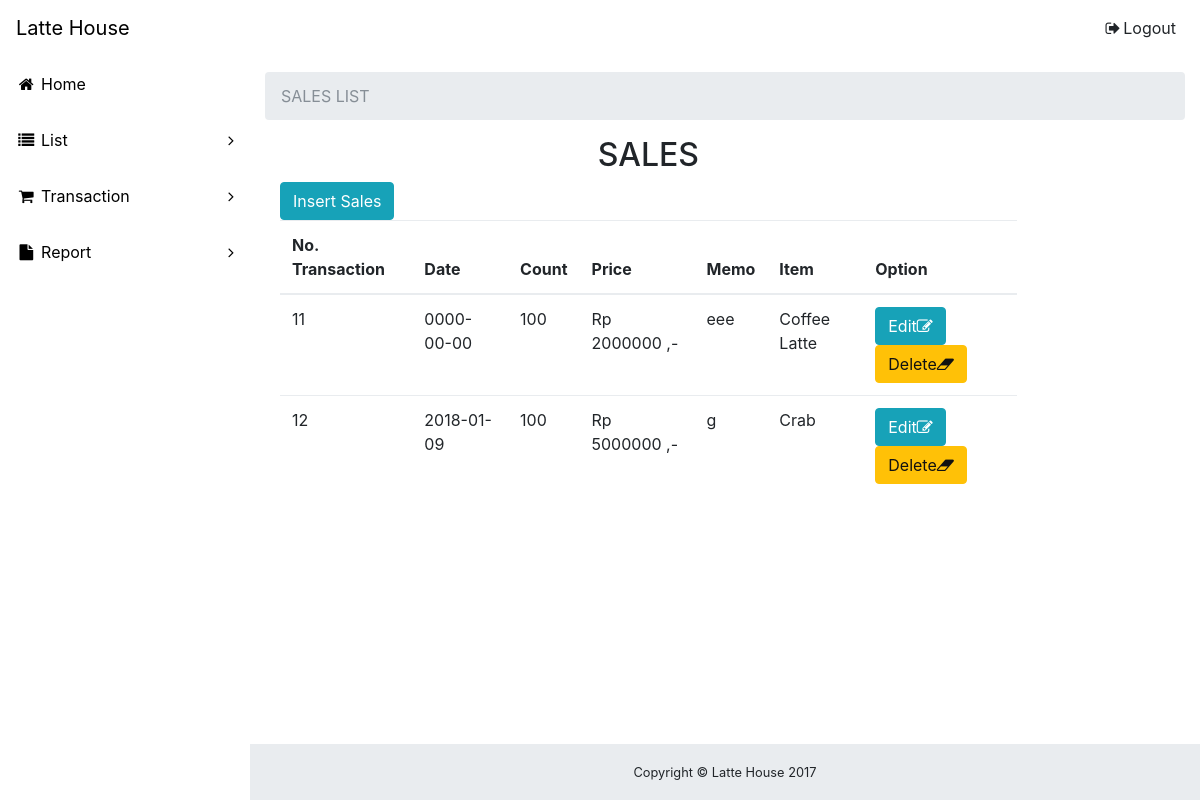
Page /sale.php on the committed database.
### tables this page shows
CREATE TABLE `penjualan` (
  `No_Transaksi` int(11) NOT NULL,
  `Tanggal` date NOT NULL,
  `Jumlah` int(18) NOT NULL,
  `Harga` int(20) NOT NULL,
  `Keterangan` varchar(255) NOT NULL,
  `Nama_Barang` varchar(255) NOT NULL,
  `Nama_Customer` varchar(200) NOT NULL,
  `Nama_Employee` varchar(200) NOT NULL,
  `debit` varchar(20) NOT NULL,
  `kredit` varchar(20) NOT NULL
);

### sale.php (the view, shortened to what this page needs)
<?php
include "connect.php";
?>
<!DOCTYPE html>
<html lang="en">
<head>
  <link href="vendor/bootstrap/css/bootstrap.min.css" rel="stylesheet">
  <link href="vendor/font-awesome/css/font-awesome.min.css" rel="stylesheet" type="text/css">
  <link href="vendor/datatables/dataTables.bootstrap4.css" rel="stylesheet">
  <link href="css/sb-admin.css" rel="stylesheet">
</head>
<body class="fixed-nav sticky-footer bg-white" id="page-top">
  <nav class="navbar navbar-expand-lg navbar-white bg-white fixed-top" id="mainNav">
    <a class="navbar-brand" href="index.php">Latte House</a>
    <div class="collapse navbar-collapse" id="navbarResponsive">
      <ul class="navbar-nav navbar-sidenav" id="exampleAccordion">
        <li class="nav-item" data-toggle="tooltip" data-placement="right" title="Dashboard">
          <a class="nav-link" href="index.php">
            <i class="fa fa-fw fa-home"></i>
            <span class="nav-link-text">Home</span>
          </a>
        </li>
        <li class="nav-item" data-toggle="tooltip" data-placement="right" title="Components">
          <a class="nav-link nav-link-collapse collapsed" data-toggle="collapse" href="#collapseComponents" data-parent="#exampleAccordion">
            <i class="fa fa-fw fa-list"></i>
            <span class="nav-link-text">List</span>
          </a>
        </li>
        <li class="nav-item" data-toggle="tooltip" data-placement="right" title="Example Pages">
          <a class="nav-link nav-link-collapse collapsed" data-toggle="collapse" href="#collapseExamplePages" data-parent="#exampleAccordion">
            <i class="fa fa-fw fa-shopping-cart"></i>
            <span class="nav-link-text">Transaction</span>
          </a>
        </li>
        <li class="nav-item" data-toggle="tooltip" data-placement="right" title="Menu Levels">
          <a class="nav-link nav-link-collapse collapsed" data-toggle="collapse" href="#collapseMulti" data-parent="#exampleAccordion">
            <i class="fa fa-fw fa-file"></i>
            <span class="nav-link-text">Report</span>
          </a>
        </li>
      </ul>
      <ul class="navbar-nav ml-auto">
        <li class="nav-item">
          <a class="nav-link" data-toggle="modal" data-target="#exampleModal">
            <i class="fa fa-fw fa-sign-out"></i>Logout</a>
        </li>
      </ul>
    </div>
  </nav>
  <div class="content-wrapper">
    <div class="container-fluid">
      <ol class="breadcrumb">
        <li class="breadcrumb-item active">SALES LIST</li>
      </ol>
<div class="col-md-10">
		<div class="panel panel-info">
			<div class="panel-heading"><center><h2>SALES</h2></center>
        <a href="sale_input.php?aksi=input" class="btn btn-shadow btn-info" >Insert Sales</i>
                                        </a>
                                        <table class="table users-table table-condensed table-hover" >
                                            <thead>
                                                <tr>
                                                    <th  class="visible-lg">No. Transaction</th>
                                                    <th class="visible-lg">Date</th>
                                                    <th class="visible-lg">Count</th>
                                                    <th class="visible-lg">Price</th>
                                                    <th class="visible-lg">Memo</th>
                                                    <th class="visible-lg">Item </th>
                                                    <th class="visible-lg">Option</th>
                                                </tr>
                                            </thead>
                                            <tbody>
                                                <?php
                                                $query = mysqli_query($connect, "SELECT * FROM penjualan");
                                                while ($row = mysqli_fetch_array($query)) {
                                                    ?>
                                                        <tr>
                                                            <td class="visible-lg"><?php echo $row['No_Transaksi']; ?></td>
                                                            <td class="visible-lg"><?php echo $row['Tanggal']; ?></td>
                                                            <td class="visible-lg"><?php echo $row['Jumlah']; ?></td>
                                                            <td class="visible-lg"><?php echo "Rp ".$row['Harga']. "  ,-"; ?></td>
                                                            <td class="visible-lg"><?php echo $row['Keterangan']; ?></td>
                                                            <td class="visible-lg"><?php echo $row['Nama_Barang']; ?></td>
                                                            <td>
                                                               <a href="sale_input.php?aksi=edit&id=<?php echo $row['No_Transaksi']; ?>" class="btn btn-info">Edit<i class="fa fa-edit"></i></a>
                                                                <a href="saleDel.php?id=<?php echo $row['No_Transaksi']; ?>&nama=<?php echo $row['Nama_Barang'];?>" class="btn btn-warning">Delete<i class="fa fa-eraser"></i></a>
                                                            </td>
                                               </tr>
                                                        <?php
                                                    }
                                                    ?>
													</table>
          </div>
        </div>
      </div>
    </div>
    <footer class="sticky-footer">
      <div class="container">
        <div class="text-center">
          <small>Copyright © Latte House 2017</small>
        </div>
      </div>
    </footer>
  </div>
</body>
</html>
</body>
</html>

### css/sb-admin.css (style rules this page uses)
html { position: relative; min-height: 100%; }
body { overflow-x: hidden; }
body.sticky-footer { margin-bottom: 56px; }
body.sticky-footer .content-wrapper { min-height: calc(100vh - 56px - 56px); }
body.fixed-nav { padding-top: 56px; }
.content-wrapper { min-height: calc(100vh - 56px); padding-top: 1rem; }
#mainNav .navbar-collapse { overflow: auto; max-height: 75vh; }
#mainNav .navbar-collapse .navbar-nav .nav-item .nav-link { cursor: pointer; }
#mainNav .navbar-collapse .navbar-sidenav .nav-link-collapse:after { float: right; content: '\f107'; font-family: 'FontAwesome'; }
#mainNav .navbar-collapse .navbar-sidenav .nav-link-collapse.collapsed:after { content: '\f105'; }
@media (min-width: 992px) { #mainNav .navbar-brand { width: 250px; } }
@media (min-width: 992px) { #mainNav .navbar-collapse { overflow: visible; max-height: none; } }
@media (min-width: 992px) { #mainNav .navbar-collapse .navbar-sidenav { position: absolute; top: 0; left: 0; overflow-x: hidden; overflow-y: auto; -webkit-flex-direction: column; -ms-flex-direction: column; flex-direction: column; margin-top: 56px; } }
@media (min-width: 992px) { #mainNav .navbar-collapse .navbar-sidenav > .nav-item { width: 250px; padding: 0; } }
@media (min-width: 992px) { #mainNav .navbar-collapse .navbar-sidenav > .nav-item > .nav-link { padding: 1em; } }
@media (min-width: 992px) { #mainNav.fixed-top .navbar-sidenav { height: calc(100vh - 112px); } }
.content-wrapper { overflow-x: hidden; background: white; }
@media (min-width: 992px) { .content-wrapper { margin-left: 250px; } }
footer.sticky-footer { position: absolute; right: 0; bottom: 0; width: 100%; height: 56px; background-color: #e9ecef; line-height: 55px; }
@media (min-width: 992px) { footer.sticky-footer { width: calc(100% - 250px); } }

### rows in the picture
penjualan: No_Transaksi "11", Tanggal "0000-00-00", Jumlah "100", Harga "2000000", Keterangan "eee", Nama_Barang "Coffee Latte"
penjualan: No_Transaksi "12", Tanggal "2018-01-09", Jumlah "100", Harga "5000000", Keterangan "g", Nama_Barang "Crab"
